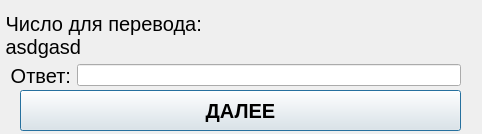
<?xml version="1.0" encoding="UTF-8"?>
<ui version="4.0">
 <class>Test_dialog</class>
 <widget class="QDialog" name="Test_dialog">
  <property name="geometry">
   <rect>
    <x>0</x>
    <y>0</y>
    <width>482</width>
    <height>134</height>
   </rect>
  </property>
  <property name="minimumSize">
   <size>
    <width>482</width>
    <height>134</height>
   </size>
  </property>
  <property name="maximumSize">
   <size>
    <width>482</width>
    <height>134</height>
   </size>
  </property>
  <property name="windowTitle">
   <string>Пример №1</string>
  </property>
  <property name="windowIcon">
   <iconset>
    <normaloff>Test-case.ico</normaloff>Test-case.ico</iconset>
  </property>
  <widget class="QWidget" name="gridLayoutWidget">
   <property name="geometry">
    <rect>
     <x>0</x>
     <y>10</y>
     <width>461</width>
     <height>50</height>
    </rect>
   </property>
   <layout class="QGridLayout" name="gridLayout">
    <item row="0" column="0">
     <widget class="QLabel" name="num_text">
      <property name="font">
       <font>
        <pointsize>15</pointsize>
       </font>
      </property>
      <property name="text">
       <string> Число для перевода:
 asdgasd</string>
      </property>
     </widget>
    </item>
   </layout>
  </widget>
  <widget class="QPushButton" name="next_ex">
   <property name="geometry">
    <rect>
     <x>20</x>
     <y>90</y>
     <width>441</width>
     <height>41</height>
    </rect>
   </property>
   <property name="minimumSize">
    <size>
     <width>441</width>
     <height>41</height>
    </size>
   </property>
   <property name="maximumSize">
    <size>
     <width>441</width>
     <height>41</height>
    </size>
   </property>
   <property name="font">
    <font>
     <pointsize>15</pointsize>
     <weight>75</weight>
     <bold>true</bold>
    </font>
   </property>
   <property name="text">
    <string>ДАЛЕЕ</string>
   </property>
  </widget>
  <widget class="QWidget" name="horizontalLayoutWidget">
   <property name="geometry">
    <rect>
     <x>10</x>
     <y>60</y>
     <width>451</width>
     <height>31</height>
    </rect>
   </property>
   <layout class="QHBoxLayout" name="horizontalLayout">
    <item>
     <widget class="QLabel" name="ans_text">
      <property name="font">
       <font>
        <pointsize>15</pointsize>
       </font>
      </property>
      <property name="text">
       <string>Ответ:</string>
      </property>
      <property name="alignment">
       <set>Qt::AlignRight|Qt::AlignTrailing|Qt::AlignVCenter</set>
      </property>
     </widget>
    </item>
    <item>
     <widget class="QLineEdit" name="answer"/>
    </item>
   </layout>
  </widget>
 </widget>
 <resources/>
 <connections/>
</ui>
